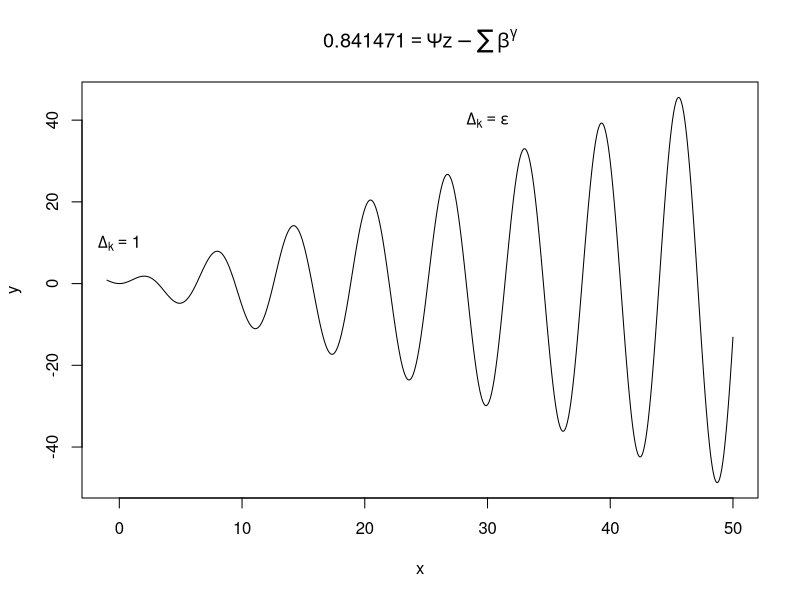

Write R code to recreate this figure.
##########################################################################################################################################

#(주의) ->  순차적으로 코드를 실행하는 것을 권함!

#에러 발생 시 github Finance/R-Finance-Programming 경로에 issue를 남기면 확인

##########################################################################################################################################


### 그래프에 그리스 문자 입력하기

## substitute함수를 이용해서 그리스 문자를 입력.

x<-seq(-1,50,0.01)
y<-sin(x)*x
plot(x,y,main = substitute(y==Psi*z-sum(beta^gamma)),type='l')
text(0,10, substitute(Delta[k]==1))
text(30,40,substitute(Delta[k]==epsilon))

graphics.off()                                                                              # 그래프를 지워주는 함수.


############################################################결과값(print)#################################################################

# # # > x<-seq(-1,50,0.01)
# > y<-sin(x)*x
# > plot(x,y,main = substitute(y==Psi*z-sum(beta^gamma)),type='l')
# > text(0,10, substitute(Delta[k]==1))
# > text(30,40,substitute(Delta[k]==epsilon))


##########################################################################################################################################
